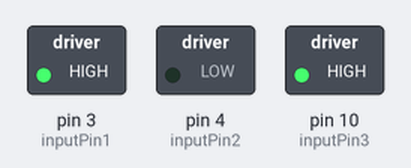
This sketch was run on a simulated Arduino Uno, built with avr-gcc and run on an emulated ATmega328P. On the bench: switched loads named in the sketch (green lamp = pin HIGH).

Above: at 0.1 s.
Timing chart, 0 to 1.6 s (numbered marks = the images above):
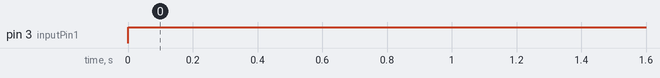

Measured:
- by itself, pin 3 (inputPin1): LOW → HIGH at 0.00 s

The sketch:

MOTOR_CODE.ino
```cpp
//Tutorial by RoboIndia on Motor Control
//Hardware Require: Motor Driver(By RoboIndia) & Arduino

//Motor A
const int inputPin1  = 3;    // Pin 15 of L293D IC
const int inputPin2  = 4; // Pin 10 of L293D IC
const int inputPin3  = 10;
//Motor B
//const int inputPin3  = 9;   // Pin  7 of L293D IC
//const int inputPin4  = 8;   // Pin  2 of L293D IC


void setup()
{
    pinMode(inputPin1, OUTPUT);
    pinMode(inputPin2, OUTPUT);
    pinMode(inputPin3,OUTPUT);
    digitalWrite(inputPin3, HIGH);
   // pinMode(inputPin3, OUTPUT);
   // pinMode(inputPin4, OUTPUT);
}

void loop()
{
    digitalWrite(inputPin1, HIGH);
    digitalWrite(inputPin2, LOW);
   // digitalWrite(inputPin3, HIGH);
    //digitalWrite(inputPin4, LOW);
}
```
